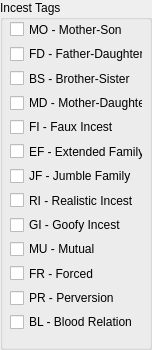
              <widget class="QGroupBox" name="groupBox_14">
               <property name="minimumSize">
                <size>
                 <width>0</width>
                 <height>350</height>
                </size>
               </property>
               <property name="title">
                <string>Incest Tags</string>
               </property>
               <widget class="QWidget" name="verticalLayoutWidget_14">
                <property name="geometry">
                 <rect>
                  <x>10</x>
                  <y>20</y>
                  <width>133</width>
                  <height>311</height>
                 </rect>
                </property>
                <layout class="QVBoxLayout" name="verticalLayout_19">
                 <item>
                  <widget class="QCheckBox" name="checkBox_inc_MO">
                   <property name="toolTip">
                    <string>also includes grandmothers-grandsons</string>
                   </property>
                   <property name="text">
                    <string>MO - Mother-Son</string>
                   </property>
                  </widget>
                 </item>
                 <item>
                  <widget class="QCheckBox" name="checkBox_inc_FD">
                   <property name="toolTip">
                    <string>also includes grandfathers-granddaughters</string>
                   </property>
                   <property name="text">
                    <string>FD - Father-Daughter</string>
                   </property>
                  </widget>
                 </item>
                 <item>
                  <widget class="QCheckBox" name="checkBox_inc_BS">
                   <property name="toolTip">
                    <string>siblings in general</string>
                   </property>
                   <property name="text">
                    <string>BS - Brother-Sister</string>
                   </property>
                  </widget>
                 </item>
                 <item>
                  <widget class="QCheckBox" name="checkBox_inc_MD">
                   <property name="toolTip">
                    <string>also includes any type of lesbian incest</string>
                   </property>
                   <property name="text">
                    <string>MD - Mother-Daughter</string>
                   </property>
                  </widget>
                 </item>
                 <item>
                  <widget class="QCheckBox" name="checkBox_inc_FI">
                   <property name="toolTip">
                    <string>step-siblings, step-parents, etc</string>
                   </property>
                   <property name="text">
                    <string>FI - Faux Incest</string>
                   </property>
                  </widget>
                 </item>
                 <item>
                  <widget class="QCheckBox" name="checkBox_inc_EF">
                   <property name="toolTip">
                    <string>aunts, uncles, cousins, etc</string>
                   </property>
                   <property name="text">
                    <string>EF - Extended Family</string>
                   </property>
                  </widget>
                 </item>
                 <item>
                  <widget class="QCheckBox" name="checkBox_inc_JF">
                   <property name="toolTip">
                    <string>multiple relations abound</string>
                   </property>
                   <property name="text">
                    <string>JF - Jumble Family</string>
                   </property>
                  </widget>
                 </item>
                 <item>
                  <widget class="QCheckBox" name="checkBox_inc_RI">
                   <property name="toolTip">
                    <string>realistic incest that does its best to make you believe they're related</string>
                   </property>
                   <property name="text">
                    <string>RI - Realistic Incest</string>
                   </property>
                  </widget>
                 </item>
                 <item>
                  <widget class="QCheckBox" name="checkBox_inc_GI">
                   <property name="toolTip">
                    <string>not fooling anybody saying they're related</string>
                   </property>
                   <property name="text">
                    <string>GI - Goofy Incest</string>
                   </property>
                  </widget>
                 </item>
                 <item>
                  <widget class="QCheckBox" name="checkBox_inc_MU">
                   <property name="toolTip">
                    <string>taboo is there, but they love each other/are so horny together</string>
                   </property>
                   <property name="text">
                    <string>MU - Mutual</string>
                   </property>
                  </widget>
                 </item>
                 <item>
                  <widget class="QCheckBox" name="checkBox_inc_FR">
                   <property name="toolTip">
                    <string>family member forces another</string>
                   </property>
                   <property name="text">
                    <string>FR - Forced</string>
                   </property>
                  </widget>
                 </item>
                 <item>
                  <widget class="QCheckBox" name="checkBox_inc_PR">
                   <property name="toolTip">
                    <string>family fucking is totally accepted</string>
                   </property>
                   <property name="text">
                    <string>PR - Perversion</string>
                   </property>
                  </widget>
                 </item>
                 <item>
                  <widget class="QCheckBox" name="checkBox_inc_BL">
                   <property name="toolTip">
                    <string>within reasoned odds that the actual people involved are related, often mother+daughter teams</string>
                   </property>
                   <property name="text">
                    <string>BL - Blood Relation</string>
                   </property>
                  </widget>
                 </item>
                </layout>
               </widget>
              </widget>
